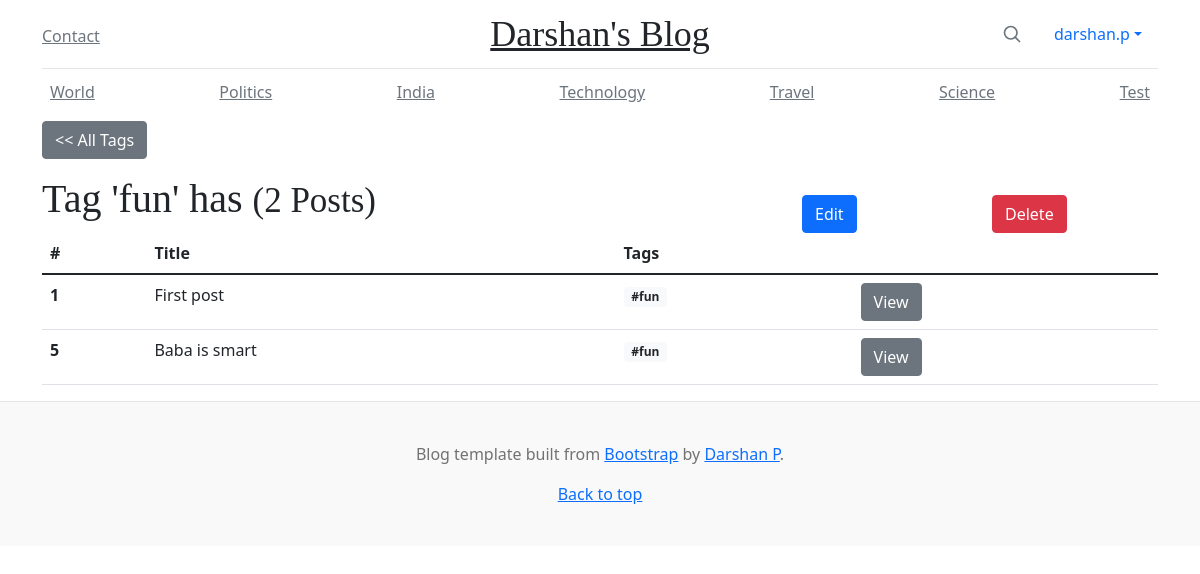
/tags/1 (signed in), run on an earlier commit of the app's database.
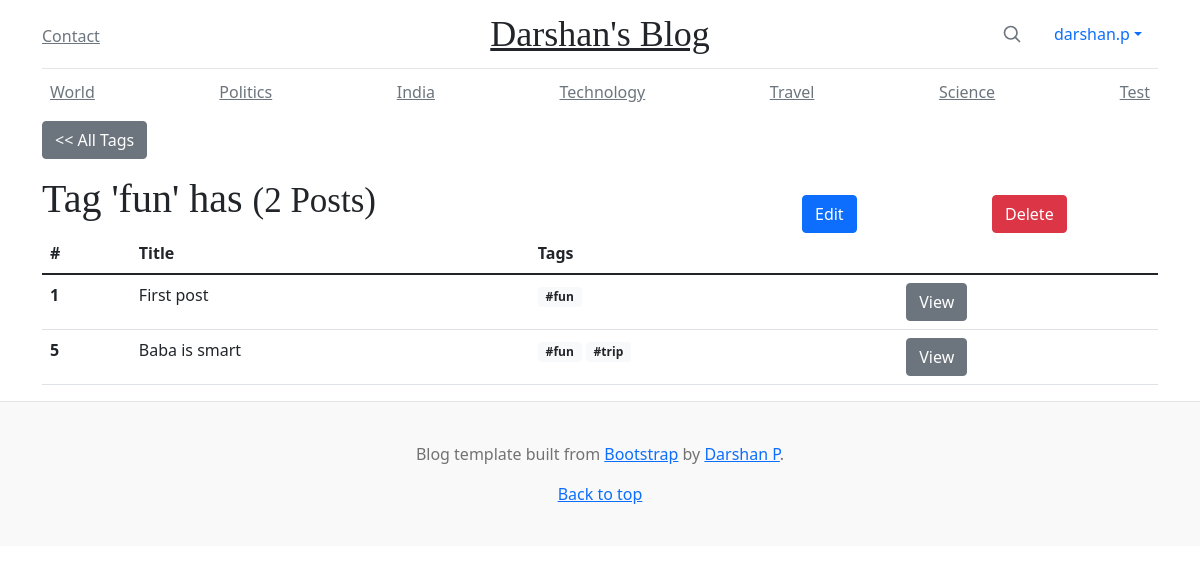
And on a later commit of the database.
### blog/models.py (models this page shows, shortened)
class Category(models.Model):
    class Meta:
        verbose_name_plural = 'Categories'
    name = models.CharField(max_length=50, unique=True)
    def __str__(self):
        return self.name

class Post(models.Model):
    class Meta:
        ordering = ['created_at']
        db_table = 'posts'
    POST_LENGTHS = [
        ('S', 'Small'),
        ('M', 'Medium'),
        ('L', 'Large')
    ]
    post_length = models.CharField(max_length=1, choices=POST_LENGTHS)
    title = models.CharField(max_length=50)
    body = models.TextField(help_text='Enter post text here')
    slug = AutoSlugField(populate_from='title', unique=True, editable=True)
    categories = models.ManyToManyField('Category', related_name='posts', blank=True)
    tags = models.ManyToManyField('Tag', related_name='posts', blank=True,
                                  help_text='Hold down “Control”, or “Command” on a Mac, to select more than one.')
    created_at = models.DateTimeField(auto_now_add=True)
    updated_at = models.DateTimeField(auto_now_add=True)

class Tag(models.Model):
    name = models.CharField(max_length=50, unique=True)

### tag/views.py (the view)
# urls.py: path('<int:pk>', views.TagDetailView.as_view(), name='tag_detail'),
class TagDetailView(LoginRequiredMixin, generic.DetailView):
    model = Tag
    template_name = "tag/tag_detail.html"

### blog/context_processors.py (called while the page is built)
def categories(request):
    return {
        'categories': Category.objects.order_by('id')
    }

### tag/templates/tag/tag_detail.html (shortened to what this page needs)
{% extends "base.html" %}
{% load crispy_forms_tags %}
{% block content %}
<div class="row">
    <div class="col-2">
        <a type="button" class="btn btn-secondary" href="{% url 'tag:tag_list' %}"><< All Tags</a>
    </div>
</div>
<div class="row mt-3">
    <div class="col-8">
        <h1>Tag '{{ tag.name }}' has <small>({{ tag.posts.count }} Posts)</small></h1>
    </div>
    <div class="col-2">
        <a href="{% url 'tag:tag_update' tag.id %}" class="btn btn-primary pull-right btn-block"  style="margin-top:20px;">Edit</a>
    </div>
    <div class="col-2">
        <form method="POST" action="{% url 'tag:tag_delete' tag.id %}">
            <input type="submit" class="btn btn-danger pull-right btn-block" value="Delete"  style="margin-top:20px;">
        </form>
    </div>
</div>
<div class="row">
    <div class="col-12">
        <table class="table">
            <thead>
                <tr>
                    <th>#</th>
                    <th>Title</th>
                    <th>Tags</th>
                    <th></th>
                </tr>
            </thead>
            <tbody>
                {% for post in tag.posts.all %}
                <tr>
                    <th>{{ post.id }}</th>
                    <td>{{ post.title }}</td>
                    <td>
                        {% for tag in post.tags.all %}
                        <span class="badge bg-light text-dark mb-2">#{{tag.name}}</span>
                        {% endfor %}
                    </td>
                    <td>
                        <a href="{% url 'blog:post_detail' post.slug %}" class="btn btn-secondary btn-xs">View</a>
                    </td>
                </tr>
                {% endfor %}
            </tbody>
        </table>
    </div>
</div>
{% endblock %}

### templates/navbar_top.html (shortened to what this page needs)
<div class="container">
    <header class="blog-header py-3">
        <div class="row flex-nowrap justify-content-between align-items-center">
          <div class="col-4 pt-1">
            <a class="link-secondary" href="{% url 'contact' %}">Contact</a></div>
          <div class="col-4 text-center">
            <a class="blog-header-logo text-dark" href="{% url 'blog:blog_home' %}">Darshan's Blog</a>
          </div>
          <div class="col-4 d-flex justify-content-end align-items-center">
            <a class="link-secondary" href="#" aria-label="Search">
              <svg xmlns="http://www.w3.org/2000/svg" width="20" height="20" fill="none" stroke="currentColor" stroke-linecap="round" stroke-linejoin="round" stroke-width="2" class="mx-3" role="img" viewBox="0 0 24 24"><title>Search</title><circle cx="10.5" cy="10.5" r="7.5"/><path d="M21 21l-5.2-5.2"/></svg>
            </a>
            {% if request.user.is_authenticated %}
            <ul class="nav nav-pills">
              <li class="nav-item dropdown">
                <a class="nav-link dropdown-toggle" data-bs-toggle="dropdown" href="#" role="button" aria-expanded="false">{{ request.user.username }}</a>
              </li>
            </ul>
            {% else %}
            <a href="{% url 'login' %}" class="btn btn-default">Login</a>
            {% endif %}
          </div>
        </div>
      </header>
    {% if request.user.is_authenticated %}
    <div class="nav-scroller py-1 mb-2">
        <nav class="nav d-flex justify-content-between">
        {% for category in categories %}
            <a class="p-2 link-secondary" href="#">{{category}}</a>
        {% endfor %}
        </nav>
      </div>
    {% endif %}
</div>

What changed in the data, as far as the page shows it:
changed Post "Baba is smart": gains Tag (name "trip")
